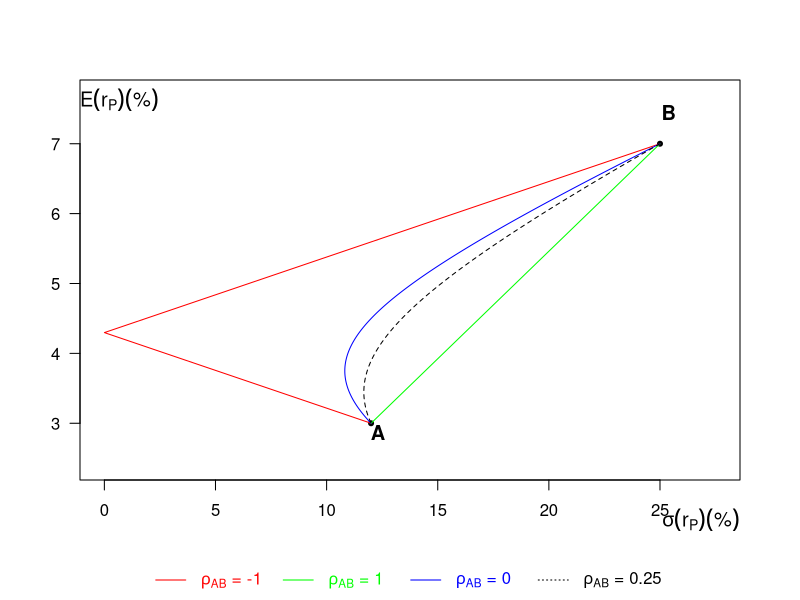

The R source for this figure: (Note: this script raises an error after producing the figure.)

#######################   VARYING THE CORRELATION COEFFICIENT BETWEEN TWO ASSETS    ###############################

mu <- c(3,7)*1e-2                                                     #Expected returns on assets A and B
V <- c(1.44, 6.25)*1e-2                                               #Variance on assets A and B
rho <- c(-1, 1, 0, 0.25)                                              #different values for the correlation
sd <- apply(cbind(V[1],replicate(2,sqrt(prod(V))*rho),V[2]),1,list)   #all covariances matrix

w <- seq(0, 1, length.out = 300)
w <- cbind(w, rev(w))                                                 #a range of weights for both assets


mean <- 100*w%*%mu                                                                 #portfolio expected returns
pair<-list()                               
for (i in seq_along(rho)){
  pair[[i]]<-cbind(100*sqrt(diag(w%*%matrix(sd[[i]][[1]],nrow=2)%*%t(w))) ,mean)}  #portfolio variance

#Graph of the 300 portfolios in the mean standard deviation space
xlim <- range(do.call(rbind,pair)[,1])*1.1
ylim <- range(mean)*c(0.8,1.1)
colv <- c(rainbow(length(rho)-1),"black")
lty <- rep(1:2,c(length(rho)-1,1))

par(mar=c(6, 4, 4, 3),xpd=T)
plot(pair[[1]][c(1,length(mean)),], las=1, xlab="", ylab="", xlim = xlim, ylim = ylim, pch = 20)
mapply(lines, pair, col = colv, lty = lty)
mapply(title, c(expression(E(r[P]) ("%"),sigma(r[P]) ("%"),"A","B")),
       adj=c(0,1,0.45,0.9),line=c(-1,-22,-18,-2))
legend("bottom", horiz=T, inset = c(0,-0.3), text.col = colv, pch = rep(NA,4), lty = c(rep(1,3),3), col = colv, 
       bty="n", legend = expression(paste(rho[A][B]," = -1"), paste(rho[A][B]," = 1"), paste(rho[A][B]," = 0"), 
                                    paste(rho[A][B]," = 0.25")))


#######################################   COMBINING ASSET BY PAIRS   ##################################

mu_c <- list(c(0.03,0.05), c(0.05,0.065), c(0.065,0.075),             #expected returns on pairs of assets
             c(0.075,0.11), c(0.11,0.15), c(0.03,0.15))
sig <- list(c(0.05,0.08,0.03), c(0.08,0.11,-0.03), c(0.11,0.12,0.06), #covariances between pairs of assets
            c(0.12,0.16,0.07), c(0.16,0.21,0.12), c(0.05,0.21,-0.08))

w_a <- seq(0, 1, length.out = 300)
w_a <- cbind(w_a, rev(w_a))                                           #a range of weights for each asset in the portfolio

mu_tot <- sd_tot <- pair_tot <- list()      #Expected returns & standard deviations on portfolios of two assets
for (i in seq_along(mu_c)){
  mu_tot[[i]] <- 100*w_a%*%mu_c[[i]]
  sd_tot[[i]] <- 100*sqrt(diag(w_a%*%matrix(sig[[i]][c(1,3,3,2)], nrow=2)%*%t(w_a)))
  pair_tot[[i]] <- cbind(sd_tot[[i]],mu_tot[[i]])
  colnames(pair_tot[[i]]) <- c("stdev", "mean")}

corner <- data.frame(unique(cbind(unlist(c(lapply(sd_tot, last),lapply(sd_tot, first))),
                                  unlist(c(lapply(mu_tot, last),lapply(mu_tot, first))))))
frontier <- data.frame(do.call(rbind, pair_tot[-length(pair_tot)]))
colnames(corner) <- colnames(frontier)
frontier <- frontier[order(frontier$mean),]

#graph
asset<-LETTERS[seq_along(mu_c)]

ggplot() +
  xlim(range(sd_tot)*c(0.9,1.1)) + ylim(range(mu_tot)*c(0.9,1.1)) +
  geom_segment(data = frontier, aes(x = stdev, xend = dplyr::lead(stdev),
                                    y = mean, yend = dplyr::lead(mean)), size = 1, color="indianred") +
  geom_segment(data = data.frame(pair_tot[length(pair_tot)]), aes(x = stdev, xend = dplyr::lead(stdev),
                                                                  y = mean, yend = dplyr::lead(mean)), size = 1) +
  geom_point(data = corner, aes(stdev, mean), size=3) +
  annotate(geom="text", x = corner$stdev,  y = corner$mean, label=asset, fontface = 2, hjust=-0.6, vjust=1.2) +
  labs(x="standard deviation (%)", y="expected return (%)") +  theme(plot.margin = margin(1.2,.5,1.2,.5, "cm"))